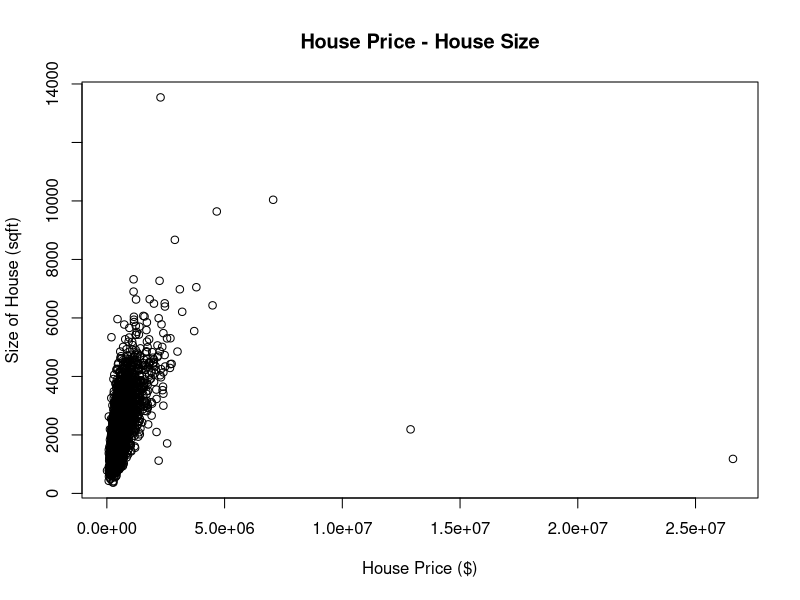
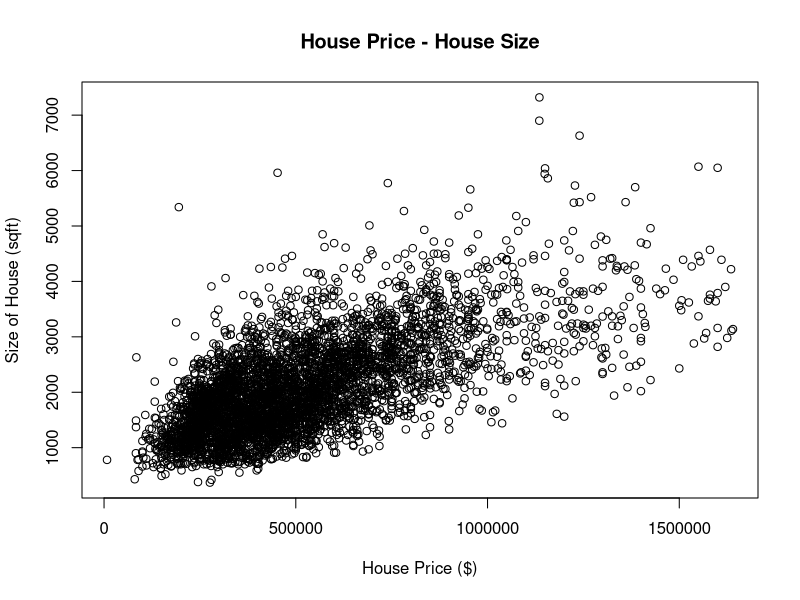
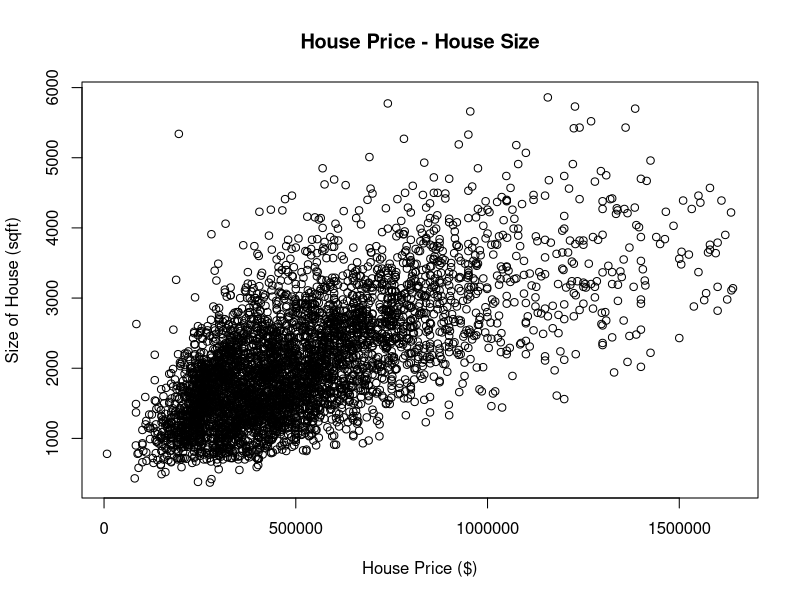
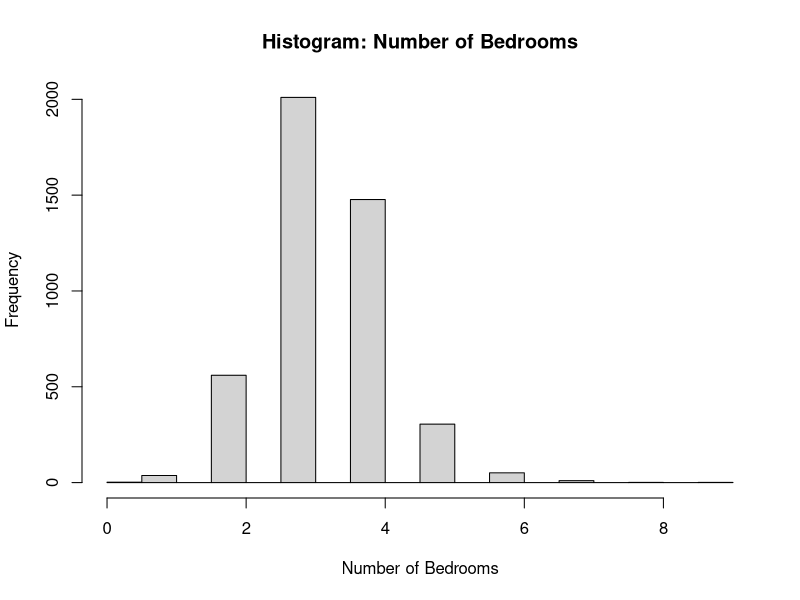
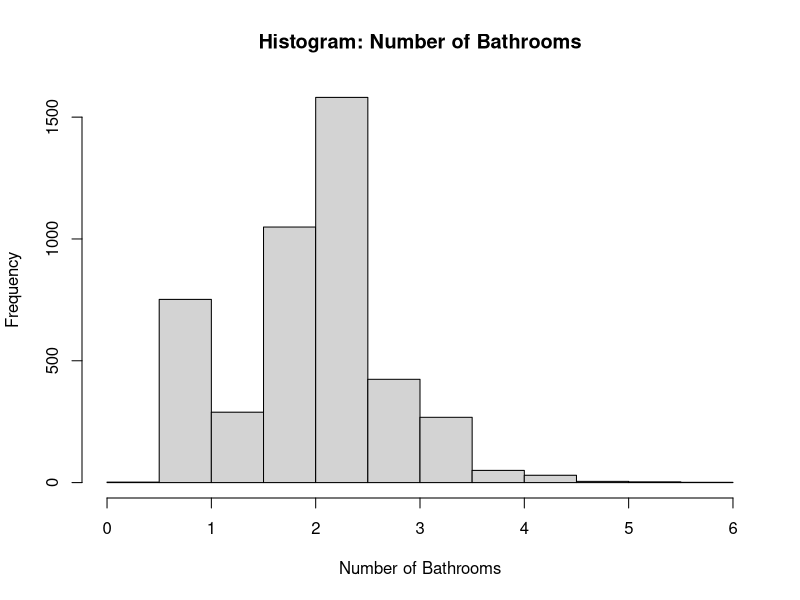

R code for these plots, in order:
## HEADER ####
## 2020-10-08 
## Testing Data for Assessment 
####

# read in data file
setwd("~/Google Drive/Harper/1-C7081/Asssesment/github-C7081/C7081-assessment")
library(openxlsx)
data <- read.xlsx("housing_data_assessment.xlsx")

# EDA

# look if any values are = 0, assign them to variable
zero_values <- which(data$price == 0)
# remove these from the data set as house price cannot = 0
data <- data[-zero_values,]
# we are now left with 4551 observations

# plot price against sqft_living
plot(data$price, data$sqft_living,
     xlab = "House Price ($)",
     ylab = "Size of House (sqft)",
     main = "House Price - House Size")
# we can see there are some outliers, let's calculate IQR to have some actual 
# values to remove outliers, rather than doing it by eye

# start with price
summary(data$price)
# 1st Q = 326264
# 3rd Q = 657500
657500 - 326264
# IQR = 3rdQ - 1stQ = 331236
331236*3 # = 993708
# subtracting IQR*3 value from the 1stQ does not leave any outstanding values
# adding IQR*3 value to the 3rdQ 
657500+993708 # = 1651208
# anything above $1651208 will be counted as an outlier
which(data$price > 1651208)
# this gives 89 values, lets remove them from the dataset and re-plot the data
outliers_price <- which(data$price > 1651208)
data <- data[-outliers_price, ]
# leaves us with 4462 observations
# plot again
plot(data$price, data$sqft_living,
     xlab = "House Price ($)",
     ylab = "Size of House (sqft)",
     main = "House Price - House Size")

# lets do the same with sqft_living
summary(data$sqft_living)
# 1st Q = 1450
# 3rd Q = 2568
2568 - 1450
# IQR = 3rdQ - 1stQ = 1118
1118*3 # = 3354
# subtracting IQR*3 value from the 1stQ does not leave any outstanding values
# adding IQR*3 value to the 3rdQ 
2568+3354 # = 5922
# anything above 5922 counted as an outlier
outliers_sqft_living <- which(data$sqft_living > 5922) # 8 values
# remove outliers from data set
data <- data[-outliers_sqft_living, ]
# left with 4454 observations

# plot again
plot(data$price, data$sqft_living,
     xlab = "House Price ($)",
     ylab = "Size of House (sqft)",
     main = "House Price - House Size")

# create histogram of number of bedrooms
hist(data$bed,
     main = "Histogram: Number of Bedrooms",
     xlab = "Number of Bedrooms",
     ylab = "Frequency")
# we can see number of bedrooms is discrete values, normally distributed

# create histogram of number of bathrooms
hist(data$bath,
     main = "Histogram: Number of Bathrooms",
     xlab = "Number of Bathrooms",
     ylab = "Frequency")


